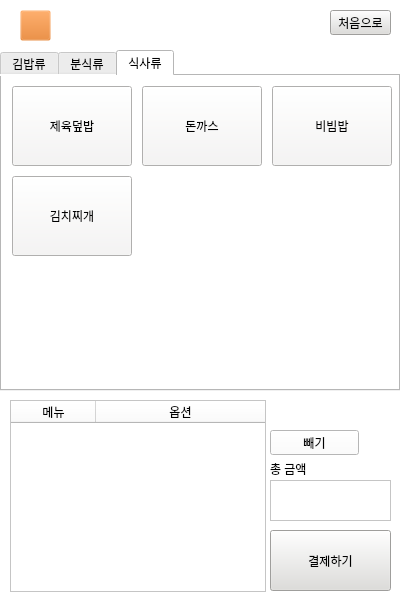
<?xml version="1.0" encoding="UTF-8"?>
<ui version="4.0">
 <class>Widget</class>
 <widget class="QWidget" name="Widget">
  <property name="geometry">
   <rect>
    <x>0</x>
    <y>0</y>
    <width>410</width>
    <height>600</height>
   </rect>
  </property>
  <property name="windowTitle">
   <string>Dialog</string>
  </property>
  <property name="windowIcon">
   <iconset>
    <normaloff>../../바탕화면/image/logo.png</normaloff>../../바탕화면/image/logo.png</iconset>
  </property>
  <property name="styleSheet">
   <string notr="true">background-color: rgb(255, 255, 255);</string>
  </property>
  <widget class="QTextBrowser" name="Ttotalprice">
   <property name="geometry">
    <rect>
     <x>270</x>
     <y>480</y>
     <width>121</width>
     <height>41</height>
    </rect>
   </property>
  </widget>
  <widget class="QPushButton" name="Btn_pay">
   <property name="geometry">
    <rect>
     <x>270</x>
     <y>530</y>
     <width>121</width>
     <height>61</height>
    </rect>
   </property>
   <property name="styleSheet">
    <string notr="true">background-color: rgb(222, 221, 218);</string>
   </property>
   <property name="text">
    <string>결제하기</string>
   </property>
  </widget>
  <widget class="QTabWidget" name="tab1">
   <property name="geometry">
    <rect>
     <x>0</x>
     <y>50</y>
     <width>400</width>
     <height>341</height>
    </rect>
   </property>
   <property name="currentIndex">
    <number>2</number>
   </property>
   <property name="elideMode">
    <enum>Qt::ElideNone</enum>
   </property>
   <widget class="QWidget" name="cate1">
    <attribute name="title">
     <string>김밥류</string>
    </attribute>
    <widget class="QPushButton" name="Btn_cate1_3">
     <property name="geometry">
      <rect>
       <x>270</x>
       <y>10</y>
       <width>120</width>
       <height>80</height>
      </rect>
     </property>
     <property name="styleSheet">
      <string notr="true">background-color: rgb(246, 245, 244);</string>
     </property>
     <property name="text">
      <string>돈까스김밥</string>
     </property>
     <property name="icon">
      <iconset>
       <normaloff>image/donkkas_1.png</normaloff>image/donkkas_1.png</iconset>
     </property>
     <property name="iconSize">
      <size>
       <width>45</width>
       <height>50</height>
      </size>
     </property>
    </widget>
    <widget class="QPushButton" name="Btn_cate1_2">
     <property name="geometry">
      <rect>
       <x>140</x>
       <y>10</y>
       <width>120</width>
       <height>80</height>
      </rect>
     </property>
     <property name="styleSheet">
      <string notr="true">background-color: rgb(246, 245, 244);</string>
     </property>
     <property name="text">
      <string>참치 김밥</string>
     </property>
     <property name="icon">
      <iconset>
       <normaloff>image/chamchi.png</normaloff>image/chamchi.png</iconset>
     </property>
     <property name="iconSize">
      <size>
       <width>50</width>
       <height>50</height>
      </size>
     </property>
    </widget>
    <widget class="QPushButton" name="Btn_cate1_1">
     <property name="geometry">
      <rect>
       <x>10</x>
       <y>10</y>
       <width>120</width>
       <height>80</height>
      </rect>
     </property>
     <property name="styleSheet">
      <string notr="true">background-color: rgb(246, 245, 244);</string>
     </property>
     <property name="text">
      <string>원조 김밥</string>
     </property>
     <property name="icon">
      <iconset>
       <normaloff>image/kimbap_1.png</normaloff>image/kimbap_1.png</iconset>
     </property>
     <property name="iconSize">
      <size>
       <width>50</width>
       <height>50</height>
      </size>
     </property>
    </widget>
   </widget>
   <widget class="QWidget" name="cate2">
    <attribute name="title">
     <string>분식류</string>
    </attribute>
    <widget class="QPushButton" name="Btn_cate2_3">
     <property name="geometry">
      <rect>
       <x>270</x>
       <y>10</y>
       <width>120</width>
       <height>80</height>
      </rect>
     </property>
     <property name="styleSheet">
      <string notr="true">background-color: rgb(246, 245, 244);</string>
     </property>
     <property name="text">
      <string>떡볶이</string>
     </property>
     <property name="icon">
      <iconset>
       <normaloff>image/ddeok.png</normaloff>image/ddeok.png</iconset>
     </property>
     <property name="iconSize">
      <size>
       <width>50</width>
       <height>50</height>
      </size>
     </property>
    </widget>
    <widget class="QPushButton" name="Btn_cate2_1">
     <property name="geometry">
      <rect>
       <x>10</x>
       <y>10</y>
       <width>120</width>
       <height>80</height>
      </rect>
     </property>
     <property name="styleSheet">
      <string notr="true">background-color: rgb(246, 245, 244);</string>
     </property>
     <property name="text">
      <string>라면</string>
     </property>
     <property name="icon">
      <iconset>
       <normaloff>image/ramyeon.png</normaloff>image/ramyeon.png</iconset>
     </property>
     <property name="iconSize">
      <size>
       <width>50</width>
       <height>50</height>
      </size>
     </property>
    </widget>
    <widget class="QPushButton" name="Btn_cate2_2">
     <property name="geometry">
      <rect>
       <x>140</x>
       <y>10</y>
       <width>120</width>
       <height>80</height>
      </rect>
     </property>
     <property name="styleSheet">
      <string notr="true">background-color: rgb(246, 245, 244);</string>
     </property>
     <property name="text">
      <string>우동</string>
     </property>
     <property name="icon">
      <iconset>
       <normaloff>image/woodong.png</normaloff>image/woodong.png</iconset>
     </property>
     <property name="iconSize">
      <size>
       <width>50</width>
       <height>50</height>
      </size>
     </property>
    </widget>
    <widget class="QPushButton" name="Btn_cate2_4">
     <property name="geometry">
      <rect>
       <x>10</x>
       <y>100</y>
       <width>120</width>
       <height>80</height>
      </rect>
     </property>
     <property name="styleSheet">
      <string notr="true">background-color: rgb(246, 245, 244);</string>
     </property>
     <property name="text">
      <string>만두</string>
     </property>
     <property name="icon">
      <iconset>
       <normaloff>image/mandoo.png</normaloff>image/mandoo.png</iconset>
     </property>
     <property name="iconSize">
      <size>
       <width>50</width>
       <height>50</height>
      </size>
     </property>
    </widget>
   </widget>
   <widget class="QWidget" name="cate3">
    <attribute name="title">
     <string>식사류</string>
    </attribute>
    <widget class="QPushButton" name="Btn_cate3_1">
     <property name="geometry">
      <rect>
       <x>10</x>
       <y>10</y>
       <width>120</width>
       <height>80</height>
      </rect>
     </property>
     <property name="styleSheet">
      <string notr="true">background-color: rgb(246, 245, 244);</string>
     </property>
     <property name="text">
      <string>제육덮밥</string>
     </property>
     <property name="icon">
      <iconset>
       <normaloff>image/pook_1.png</normaloff>image/pook_1.png</iconset>
     </property>
     <property name="iconSize">
      <size>
       <width>50</width>
       <height>50</height>
      </size>
     </property>
    </widget>
    <widget class="QPushButton" name="Btn_cate3_4">
     <property name="geometry">
      <rect>
       <x>10</x>
       <y>100</y>
       <width>120</width>
       <height>80</height>
      </rect>
     </property>
     <property name="styleSheet">
      <string notr="true">background-color: rgb(246, 245, 244);</string>
     </property>
     <property name="text">
      <string>김치찌개</string>
     </property>
     <property name="icon">
      <iconset>
       <normaloff>image/kimchizzi.png</normaloff>image/kimchizzi.png</iconset>
     </property>
     <property name="iconSize">
      <size>
       <width>50</width>
       <height>50</height>
      </size>
     </property>
    </widget>
    <widget class="QPushButton" name="Btn_cate3_2">
     <property name="geometry">
      <rect>
       <x>140</x>
       <y>10</y>
       <width>120</width>
       <height>80</height>
      </rect>
     </property>
     <property name="styleSheet">
      <string notr="true">background-color: rgb(246, 245, 244);</string>
     </property>
     <property name="text">
      <string>돈까스</string>
     </property>
     <property name="icon">
      <iconset>
       <normaloff>image/donkkas.png</normaloff>image/donkkas.png</iconset>
     </property>
     <property name="iconSize">
      <size>
       <width>50</width>
       <height>50</height>
      </size>
     </property>
    </widget>
    <widget class="QPushButton" name="Btn_cate3_3">
     <property name="geometry">
      <rect>
       <x>270</x>
       <y>10</y>
       <width>120</width>
       <height>80</height>
      </rect>
     </property>
     <property name="styleSheet">
      <string notr="true">background-color: rgb(246, 245, 244);</string>
     </property>
     <property name="text">
      <string>비빔밥</string>
     </property>
     <property name="icon">
      <iconset>
       <normaloff>image/bibimbap.png</normaloff>image/bibimbap.png</iconset>
     </property>
     <property name="iconSize">
      <size>
       <width>50</width>
       <height>50</height>
      </size>
     </property>
    </widget>
   </widget>
  </widget>
  <widget class="QLabel" name="label">
   <property name="geometry">
    <rect>
     <x>270</x>
     <y>460</y>
     <width>67</width>
     <height>17</height>
    </rect>
   </property>
   <property name="text">
    <string>총 금액</string>
   </property>
  </widget>
  <widget class="QPushButton" name="Btn_home">
   <property name="geometry">
    <rect>
     <x>330</x>
     <y>10</y>
     <width>61</width>
     <height>25</height>
    </rect>
   </property>
   <property name="styleSheet">
    <string notr="true">background-color: rgb(222, 221, 218);</string>
   </property>
   <property name="text">
    <string>처음으로</string>
   </property>
  </widget>
  <widget class="QPushButton" name="Btn_manage">
   <property name="geometry">
    <rect>
     <x>20</x>
     <y>10</y>
     <width>31</width>
     <height>31</height>
    </rect>
   </property>
   <property name="styleSheet">
    <string notr="true">background-color: rgba(223, 113, 20, 0.0)



</string>
   </property>
   <property name="text">
    <string/>
   </property>
   <property name="icon">
    <iconset>
     <normaloff>image/icon2.png</normaloff>image/icon2.png</iconset>
   </property>
   <property name="iconSize">
    <size>
     <width>30</width>
     <height>40</height>
    </size>
   </property>
  </widget>
  <widget class="QTableWidget" name="tableWidget">
   <property name="geometry">
    <rect>
     <x>10</x>
     <y>400</y>
     <width>256</width>
     <height>192</height>
    </rect>
   </property>
   <property name="horizontalScrollBarPolicy">
    <enum>Qt::ScrollBarAlwaysOff</enum>
   </property>
   <property name="editTriggers">
    <set>QAbstractItemView::NoEditTriggers</set>
   </property>
   <property name="selectionMode">
    <enum>QAbstractItemView::SingleSelection</enum>
   </property>
   <property name="rowCount">
    <number>0</number>
   </property>
   <property name="columnCount">
    <number>2</number>
   </property>
   <attribute name="horizontalHeaderVisible">
    <bool>true</bool>
   </attribute>
   <attribute name="horizontalHeaderMinimumSectionSize">
    <number>40</number>
   </attribute>
   <attribute name="horizontalHeaderDefaultSectionSize">
    <number>85</number>
   </attribute>
   <attribute name="horizontalHeaderStretchLastSection">
    <bool>true</bool>
   </attribute>
   <attribute name="verticalHeaderVisible">
    <bool>false</bool>
   </attribute>
   <column>
    <property name="text">
     <string>메뉴</string>
    </property>
    <property name="background">
     <color>
      <red>246</red>
      <green>245</green>
      <blue>244</blue>
     </color>
    </property>
   </column>
   <column>
    <property name="text">
     <string>옵션</string>
    </property>
    <property name="background">
     <color>
      <red>246</red>
      <green>245</green>
      <blue>244</blue>
     </color>
    </property>
   </column>
  </widget>
  <widget class="QLabel" name="label_3">
   <property name="geometry">
    <rect>
     <x>-10</x>
     <y>0</y>
     <width>411</width>
     <height>611</height>
    </rect>
   </property>
   <property name="text">
    <string/>
   </property>
  </widget>
  <widget class="QPushButton" name="Btn_del">
   <property name="geometry">
    <rect>
     <x>270</x>
     <y>430</y>
     <width>89</width>
     <height>25</height>
    </rect>
   </property>
   <property name="text">
    <string>빼기</string>
   </property>
  </widget>
  <widget class="QLabel" name="label_2">
   <property name="geometry">
    <rect>
     <x>0</x>
     <y>-10</y>
     <width>321</width>
     <height>71</height>
    </rect>
   </property>
   <property name="text">
    <string/>
   </property>
   <property name="textFormat">
    <enum>Qt::AutoText</enum>
   </property>
   <property name="pixmap">
    <pixmap>image/logo2.png</pixmap>
   </property>
   <property name="scaledContents">
    <bool>true</bool>
   </property>
  </widget>
  <zorder>label_3</zorder>
  <zorder>Ttotalprice</zorder>
  <zorder>Btn_pay</zorder>
  <zorder>label</zorder>
  <zorder>Btn_home</zorder>
  <zorder>tableWidget</zorder>
  <zorder>Btn_del</zorder>
  <zorder>label_2</zorder>
  <zorder>tab1</zorder>
  <zorder>Btn_manage</zorder>
 </widget>
 <resources/>
 <connections/>
</ui>
